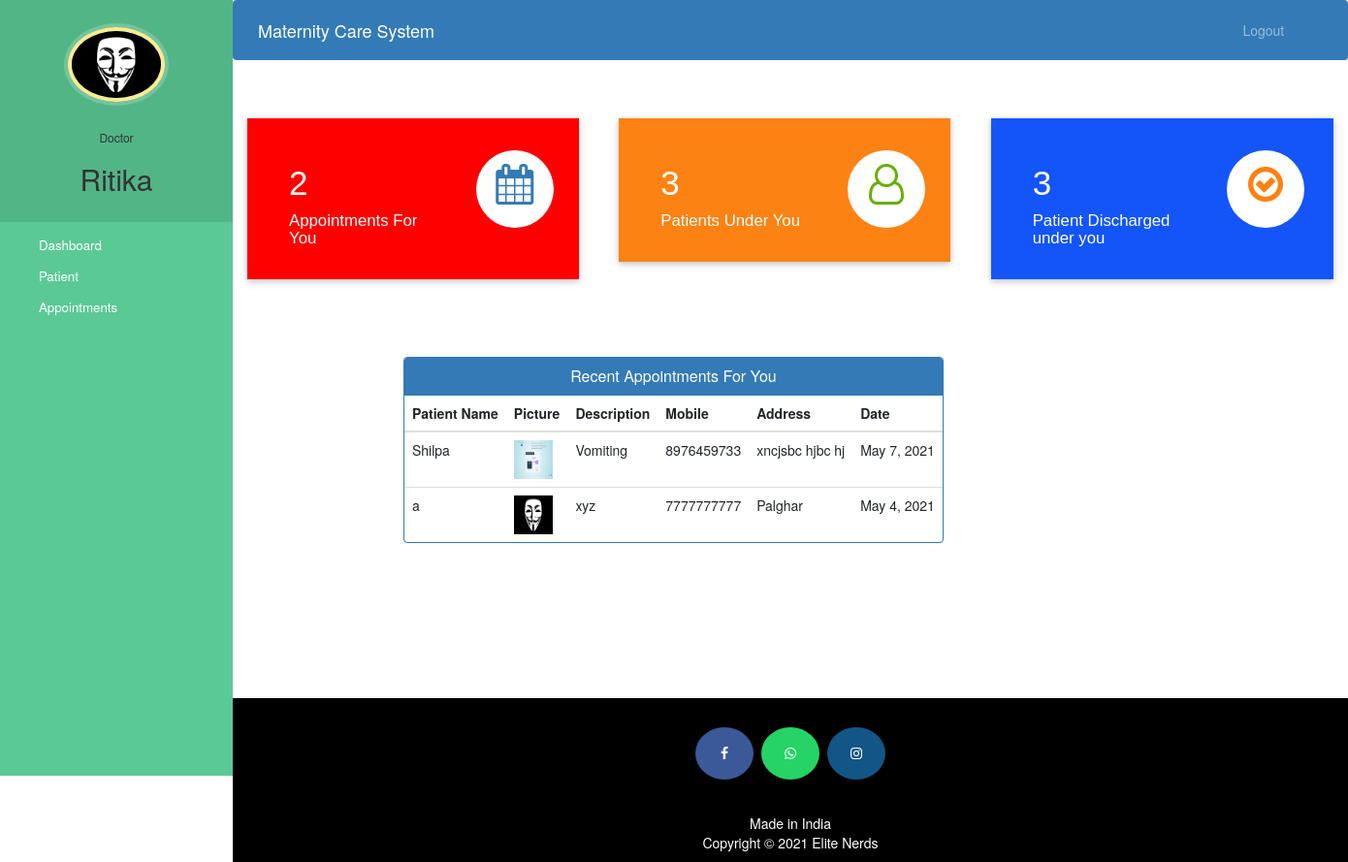
The app's page /doctor-dashboard (signed in) with its own data.
### hospital/models.py (models this page shows, shortened)
class Doctor(models.Model):
    user=models.OneToOneField(User,on_delete=models.CASCADE)
    profile_pic= models.ImageField(upload_to='profile_pic/DoctorProfilePic/',null=True,blank=True)
    address = models.CharField(max_length=40)
    mobile = models.CharField(max_length=20,null=True)
    department= models.CharField(max_length=50,choices=departments,default='Maternity Unit')
    status=models.BooleanField(default=False)

class Appointment(models.Model):
    patientId=models.PositiveIntegerField(null=True)
    doctorId=models.PositiveIntegerField(null=True)
    patientName=models.CharField(max_length=40,null=True)
    doctorName=models.CharField(max_length=40,null=True)
    appointmentDate=models.DateField(auto_now=True)
    description=models.TextField(max_length=500)
    status=models.BooleanField(default=False)

class Patient(models.Model):
    user=models.OneToOneField(User,on_delete=models.CASCADE)
    profile_pic= models.ImageField(upload_to='profile_pic/PatientProfilePic/',null=True,blank=True)
    address = models.CharField(max_length=40)
    mobile = models.CharField(max_length=20,null=False)
    dateOfPregnancy = models.CharField(max_length=100,null=False)
    assignedDoctorId = models.PositiveIntegerField(null=True)
    consultDate=models.DateField(auto_now=True)
    status=models.BooleanField(default=False)

### hospital/views.py (the view)
# urls.py: path('doctor-dashboard', views.doctor_dashboard_view,name='doctor-dashboard'),
@login_required(login_url='doctorlogin')
@user_passes_test(is_doctor)
def doctor_dashboard_view(request):
    patientcount=models.Patient.objects.all().filter(status=True,assignedDoctorId=request.user.id).count()
    appointmentcount=models.Appointment.objects.all().filter(status=True,doctorId=request.user.id).count()
    patientdischarged=models.PatientDischargeDetails.objects.all().distinct().filter(assignedDoctorName=request.user.first_name).count()
    appointments=models.Appointment.objects.all().filter(status=True,doctorId=request.user.id).order_by('-id')
    patientid=[]
    for a in appointments:
        patientid.append(a.patientId)
    patients=models.Patient.objects.all().filter(status=True,user_id__in=patientid).order_by('-id')
    appointments=zip(appointments,patients)
    mydict={
    'patientcount':patientcount,
    'appointmentcount':appointmentcount,
    'patientdischarged':patientdischarged,
    'appointments':appointments,
    'doctor':models.Doctor.objects.get(user_id=request.user.id), #for profile picture of doctor in sidebar
    }
    return render(request,'hospital/doctor_dashboard.html',context=mydict)

### hospital/views.py (called while the page is built)
def is_doctor(user):
    return user.groups.filter(name='DOCTOR').exists()

### templates/hospital/doctor_dashboard.html
{% extends 'hospital/doctor_base.html' %}
{% load static %}
{% block content %}
{%include 'hospital/doctor_dashboard_cards.html'%}
<br><br><br><br>
<div class="container">
  <div class="row">
    <div class="panel panel-primary" style="margin-left:15%;">
      <div class="panel-heading" style="text-align:center;">
        <h6 class="panel-title">Recent Appointments For You</h6>
      </div>
      <table class="table table-hover" id="dev-table">
        <thead>
          <tr>
            <th>Patient Name</th>
            <th>Picture</th>
            <th>Description</th>
            <th>Mobile</th>
            <th>Address</th>
            <th>Date</th>
          </tr>
        </thead>
        {% for a,p in appointments %}
        <tr>
          <td>{{a.patientName}}</td>
          <td> <img src="{% static p.profile_pic.url %}" alt="Profile Pic" height="40px" width="40px" /></td>
          <td>{{a.description}}</td>
          <td>{{p.mobile}}</td>
          <td>{{p.address}}</td>
          <td>{{a.appointmentDate}}</td>
        </tr>
        {% endfor %}
      </table>
    </div>
  </div>
</div>
{% endblock content %}

### templates/hospital/doctor_base.html (shortened to what this page needs)
<!DOCTYPE html>
{% load static %}
<html lang="en">
<head>
  <link rel="stylesheet" href="https://stackpath.bootstrapcdn.com/bootstrap/4.3.1/css/bootstrap.min.css">
  <link rel="stylesheet" href="https://maxcdn.bootstrapcdn.com/font-awesome/4.7.0/css/font-awesome.min.css">
</head>
<body>
  <nav class="menu" tabindex="0">
    <header class="avatar">
      <img src="{% static doctor.profile_pic.url %}" alt="Profile Pic" />
      <br><br>
      <h6>Doctor</h6>
      <h2>{{request.user.first_name}}</h2>
    </header>
    <ul>
      <li tabindex="0" class="icon-dashboard"> <a style="color:white; text-decoration:none;" href="/doctor-dashboard"><span>Dashboard</span></a> </li>
      <li tabindex="0" class="icon-users"> <a style="color:white; text-decoration:none;" href="/doctor-patient"><span>Patient</span></a></li>
      <li tabindex="0" class="icon-calendar"> <a style="color:white; text-decoration:none;" href="/doctor-appointment"><span>Appointments</span></a></li>
    </ul>
  </nav>
  <main>
    <div class="bs-example">
      <nav class="navbar navbar-expand-md  navbar-dark fixed-top" style="background:#337AB7;">
        <a href="/doctor-dashboard" class="navbar-brand">Maternity Care System</a>
        <div class="collapse navbar-collapse justify-content-between" id="navbarCollapse">
          <div class="navbar-nav" style=" margin-left: 90%;">
            <a href="/logout" class="nav-item nav-link">Logout</a>
          </div>
        </div>
      </nav>
    </div>
    <br><br>
    {% block content %}
    {% endblock content %}
    <br><br><br><br><br><br><br>
    <footer>
      <p>
        <a id="ftr" href="https://facebook.com/RitikaRajak" class="fa fa-facebook"></a>
        <a id="ftr" href="https://api.whatsapp.com/send?phone=7666018305&text=Hello Aditi.%0d%0aHow%20are%20you%20%3f%0d%0aI%20came%20from%20your%20website.&source=&data=#" class="fa fa-whatsapp"></a>
        <a id="ftr" href="https://instagram.com/_ritika12__" class="fa fa-instagram"></a>
      </p>
      <br>
      <div class="container">
        <div class="row">
          <div class="col-md-12 col-sm-12">
            <div style="color:#ffffff;" class="wow fadeInUp footer-copyright">
              <p>Made in India <br>
                Copyright &copy; 2021 Elite Nerds </p>
            </div>
          </div>
        </div>
      </div>
    </footer>
  </main>
</body>
</html>

### templates/hospital/doctor_base.html (style rules this page uses)
a:link { text-decoration: none; }
a { color: white; }
footer { padding: 0px 0px 0px 0px; background-color: black; margin: 0px; }
#ftr { padding: 20px; }
.fa { font-size: 23px; width: 60px; text-align: center; text-decoration: none; margin: 5px 2px; border-radius: 50%; }
.fa-facebook { background: #3B5998; color: white; margin-top: 30px; }
.fa-whatsapp { background: #25d366; color: white; }
.fa-instagram { background: #125688; color: white; }
p { text-align: center; }
body { padding-left: 240px; }
main { position: relative; height: 100vh; }
.menu { background: #5bc995; height: 100vh; width: 240px; position: fixed; top: 0px; left: 0; z-index: 5; outline: none; }
.menu .avatar { background: rgba(0, 0, 0, 0.1); padding: 2em 0.5em; text-align: center; }
.menu .avatar img { width: 100px; border-radius: 50%; overflow: hidden; border: 4px solid #ffea92; box-shadow: 0 0 0 4px rgba(255, 255, 255, 0.2); }
.menu .avatar h2 { font-weight: normal; margin-bottom: 0; }
.menu ul { list-style: none; padding: 0.5em 0; margin: 0; }
.menu ul li { padding: 0.5em 1em 0.5em 3em; font-size: 0.95em; font-weight: regular; background-repeat: no-repeat; background-position: left 15px center; background-size: auto 20px; transition: all 0.15s linear; cursor: pointer; }
.menu ul li.icon-dashboard { background-image: url("http://www.entypo.com/images//gauge.svg"); }
.menu ul li.icon-users { background-image: url("http://www.entypo.com/images//users.svg"); }
.menu ul li.icon-calendar { background-image: url("http://www.entypo.com/images//calendar.svg"); }

### records on screen
Doctor: profile_pic (picture)
Appointment: patientName "Shilpa", profile_pic (picture), description "Vomiting", mobile "8976459733", address "xncjsbc hjbc hj", appointmentDate "May 7, 2021"
Appointment: patientName "a", profile_pic (picture), description "xyz", mobile "7777777777", address "Palghar", appointmentDate "May 4, 2021"

### other values on screen
{{ request.user.first_name }} "Ritika"
{{ appointmentcount }} "2"
{{ patientcount }} "3"
{{ patientdischarged }} "3"
